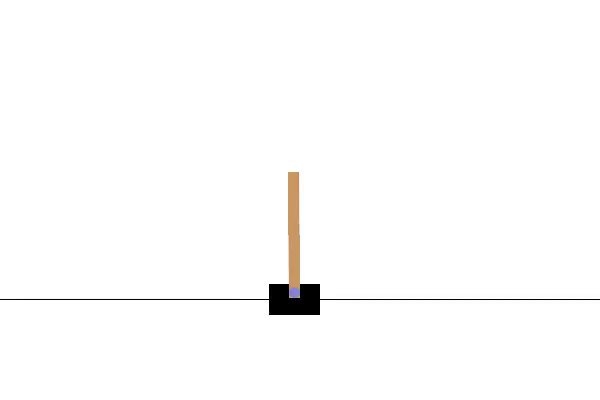
#> input picture frame 2 of testlx/AC/videos/12191632_AC_V1_eval-episode-0.mp4, 600 x 400 px, given in place of the camera
$ jupyter execute camera.ipynb
#> lines starting #> are read from the running program, lines starting #| are printed output that depends on the picture
[cell 1]
import cv2

def check_camera_ratio(device_index=8):
    # 打开摄像头
    cap = cv2.VideoCapture(device_index)

    if not cap.isOpened():
        print(f"错误：无法打开设备 /dev/video{device_index}")
        return

    # 获取宽度和高度
    width = cap.get(cv2.CAP_PROP_FRAME_WIDTH)
    height = cap.get(cv2.CAP_PROP_FRAME_HEIGHT)

    if width > 0 and height > 0:
        aspect_ratio = width / height
        print(f"--- 设备信息 /dev/video{device_index} ---")
        print(f"分辨率: {int(width)}x{int(height)}")
        print(f"宽高比: {aspect_ratio:.2f}")

        # 常见比例识别
        if round(aspect_ratio, 2) == 1.78:
            print("识别类型: 16:9 (宽屏)")
        elif round(aspect_ratio, 2) == 1.33:
            print("识别类型: 4:3 (标准)")
        else:
            print("识别类型: 自定义比例")
    else:
        print("无法获取分辨率信息。")

    # 释放资源
    cap.release()

if __name__ == "__main__":
    check_camera_ratio(0)
    print()
    check_camera_ratio(3)

[cell 2]
import cv2
import numpy as np

def run_pip_demo():
    # 1. 打开两个摄像头
    cap0 = cv2.VideoCapture(0)
    cap3 = cv2.VideoCapture(3)

    if not cap0.isOpened() or not cap3.isOpened():
        print("错误：无法打开 video0 或 video3")
        return

    print("正在运行... 按 'q' 键退出")

    while True:
        ret0, frame0 = cap0.read()
#> frame0 is the input picture: shape (400, 600, 3); mean B, G, R 252, 252.3, 252.5
        ret3, frame3 = cap3.read()

        if not ret0 or not ret3:
            break

        # --- A. 调整 video0 的亮度和对比度 ---
        # alpha: 对比度 (1.0-3.0), beta: 亮度 (0-100)
        # 这里使用 cv2.convertScaleAbs 效率最高
        alpha = 1.5  # 对比度增加 20%
        beta = 30    # 亮度增加 30
        frame0 = cv2.convertScaleAbs(frame0, alpha=alpha, beta=beta)

        # --- B. 缩小 video3 的画面 ---
        # 目标尺寸 240x180 (注意 OpenCV 格式是 (宽, 高))
        small_frame3 = cv2.resize(frame3, (240, 180))
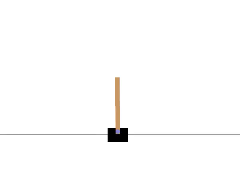
#> small_frame3: shape (180, 240, 3); mean B, G, R 252, 252.3, 252.6

        # --- C. 将 video3 叠加到 video0 的右下角 ---
        h0, w0, _ = frame0.shape
#> h0 = 400; w0 = 600
        h3, w3, _ = small_frame3.shape
#> h3 = 180; w3 = 240

        # 计算起始坐标
        x_offset = w0 - w3 - 10  # 距离右边缘 10 像素
#> x_offset = 350
        y_offset = h0 - h3 - 10  # 距离下边缘 10 像素
#> y_offset = 210

        # 覆盖区域 (ROI)
        frame0[y_offset:y_offset+h3, x_offset:x_offset+w3] = small_frame3
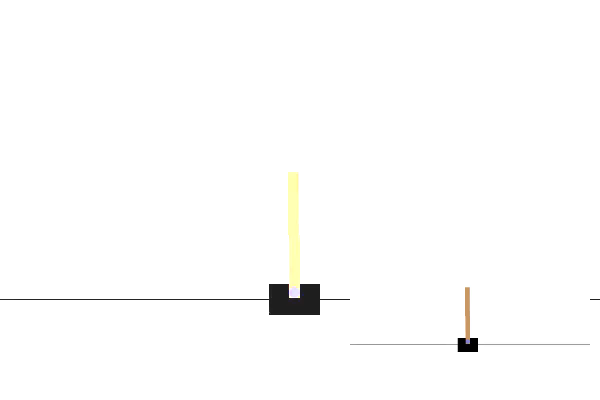
#> frame0: shape (400, 600, 3); mean B, G, R 252.5, 252.9, 252.9

        # --- D. 显示结果 ---
        cv2.imshow('Camera PIP Mode', frame0)

        if cv2.waitKey(1) & 0xFF == ord('q'):
#> (key q is pressed here)
            break

    cap0.release()
    cap3.release()
    cv2.destroyAllWindows()

if __name__ == "__main__":
    run_pip_demo()

[cell 3]
import cv2
import os
import time

def run_pip_recorder():
    save_path = "/home/cuhk/Documents/visionpro-kinova-rl/hil-serl/testlx/camera/output"
    if not os.path.exists(save_path):
        os.makedirs(save_path)

    cap0 = cv2.VideoCapture(0)
    cap3 = cv2.VideoCapture(3)

    recording = False
    out = None

    print("--- 控制说明 ---")
    print("按下 's' 键：开始/停止录制")
    print("按下 'q' 键：退出程序")

    while True:
        ret0, frame0 = cap0.read()
        ret3, frame3 = cap3.read()

        if not ret0 or not ret3:
            print("警告：无法从摄像头获取画面")
            break

        # 1. 调整 video0 的亮度和对比度
        # alpha: 对比度 (1.2), beta: 亮度 (30)
        proc_frame0 = cv2.convertScaleAbs(frame0, alpha=1.2, beta=30)

        # 2. 缩小 video3 并叠加到右下角
        small_frame3 = cv2.resize(frame3, (240, 180))
        h0, w0, _ = proc_frame0.shape
#> h0 = 400; w0 = 600
        h3, w3, _ = small_frame3.shape
#> h3 = 180; w3 = 240

        x_offset, y_offset = w0 - w3 - 10, h0 - h3 - 10
#> x_offset = 350; y_offset = 210
        proc_frame0[y_offset:y_offset+h3, x_offset:x_offset+w3] = small_frame3
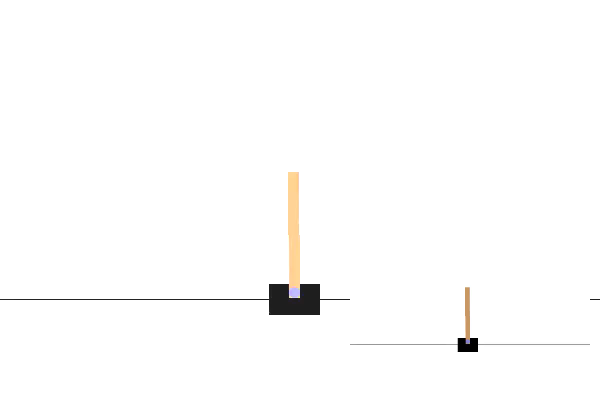
#> proc_frame0: shape (400, 600, 3); mean B, G, R 252.3, 252.6, 252.9

        # 3. 录制逻辑
        if recording:
            if out is not None:
                out.write(proc_frame0)
            # 在预览画面上打个红点，表示正在录制
            cv2.circle(proc_frame0, (30, 30), 10, (0, 0, 255), -1)

        # 4. 显示画面
        cv2.imshow('PIP Recorder', proc_frame0)

        key = cv2.waitKey(1) & 0xFF
#> (key q is pressed here)
        if key == ord('q'):
            break
        elif key == ord('s'):
            if not recording:
                # 开始录制：初始化 VideoWriter
                timestamp = time.strftime("%Y%m%d-%H%M%S")
                file_name = os.path.join(save_path, f"output_{timestamp}.mp4")
                fourcc = cv2.VideoWriter_fourcc(*'mp4v') # 使用 mp4 编码
                fps = 20.0  # 建议根据实际运行帧率调整
                out = cv2.VideoWriter(file_name, fourcc, fps, (w0, h0))
                recording = True
                print(f"开始录制: {file_name}")
            else:
                # 停止录制
                recording = False
                if out:
                    out.release()
                print("录制已停止并保存。")

    cap0.release()
    cap3.release()
    if out:
        out.release()
    cv2.destroyAllWindows()

if __name__ == "__main__":
    run_pip_recorder()

$ run again, starting later in the video
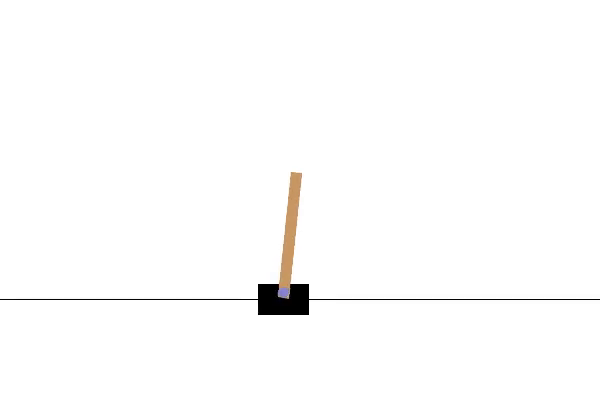
#> input picture frame 10 of testlx/AC/videos/12191632_AC_V1_eval-episode-0.mp4, 600 x 400 px, given in place of the camera
#> in run_pip_demo, frame0 is the input picture: shape (400, 600, 3); mean B, G, R 252, 252.2, 252.5
#> in run_pip_demo, `small_frame3 = cv2.resize(frame3, (240, 180))`:
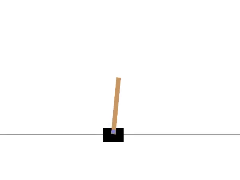
#> small_frame3: shape (180, 240, 3); mean B, G, R 252, 252.3, 252.5
#> in run_pip_recorder, `proc_frame0[y_offset:y_offset+h3, x_offset:x_offset+w3] = small_frame3`:
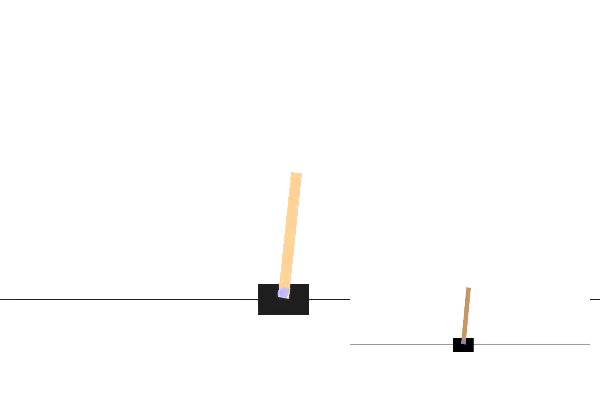
#> proc_frame0: shape (400, 600, 3); mean B, G, R 252.3, 252.6, 252.9

$ run again, starting later in the video
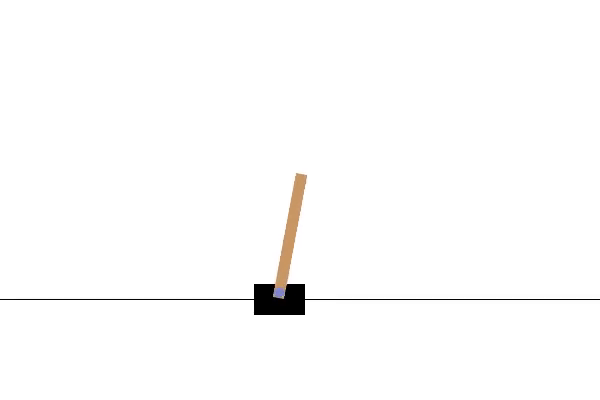
#> input picture frame 19 of testlx/AC/videos/12191632_AC_V1_eval-episode-0.mp4, 600 x 400 px, given in place of the camera
#> in run_pip_demo, frame0 is the input picture: shape (400, 600, 3); mean B, G, R 252, 252.2, 252.5
#> in run_pip_demo, `small_frame3 = cv2.resize(frame3, (240, 180))`:
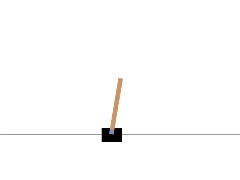
#> small_frame3: shape (180, 240, 3); mean B, G, R 252.1, 252.3, 252.6
#> in run_pip_recorder, `proc_frame0[y_offset:y_offset+h3, x_offset:x_offset+w3] = small_frame3`:
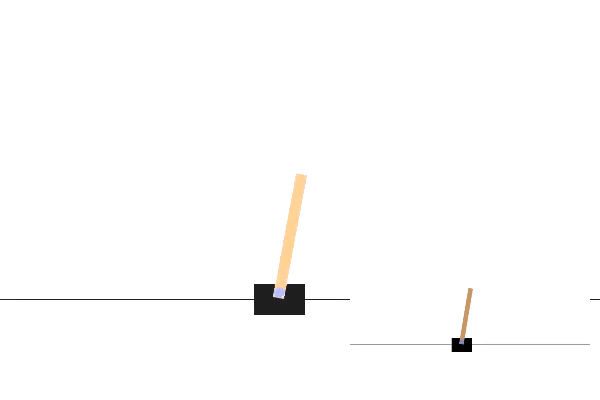
#> proc_frame0: shape (400, 600, 3); mean B, G, R 252.3, 252.6, 252.9
